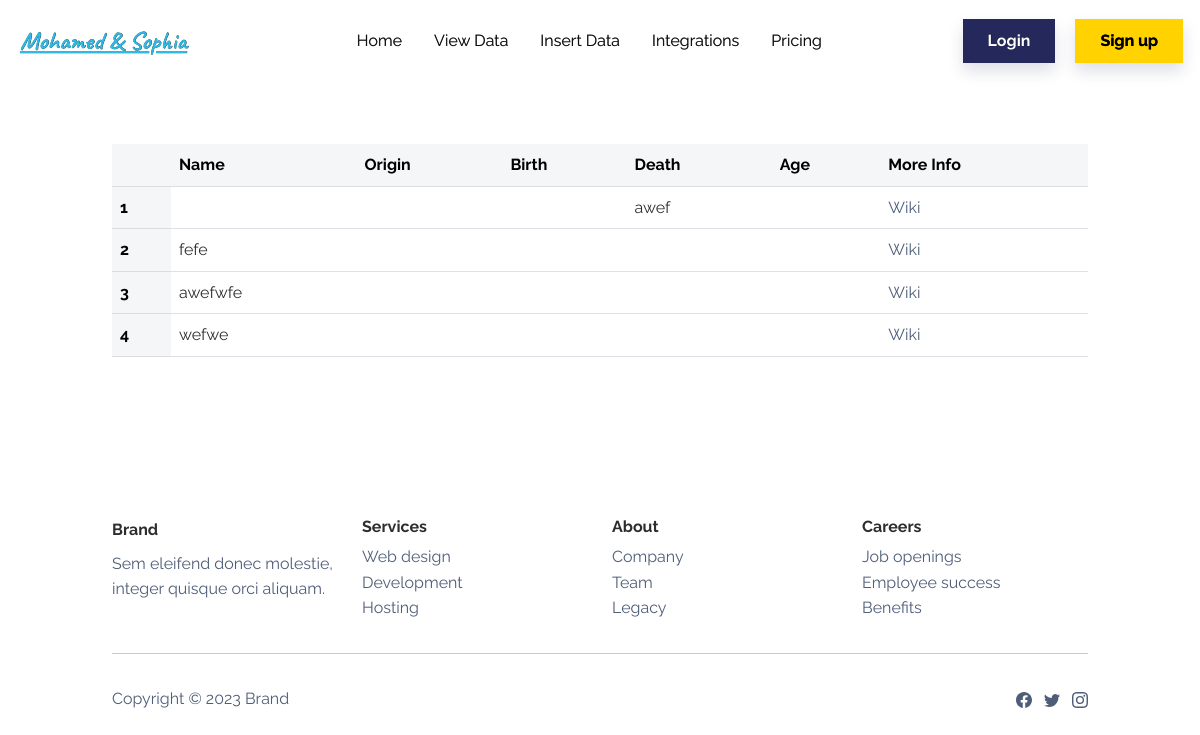
Page /data on the earlier database version.
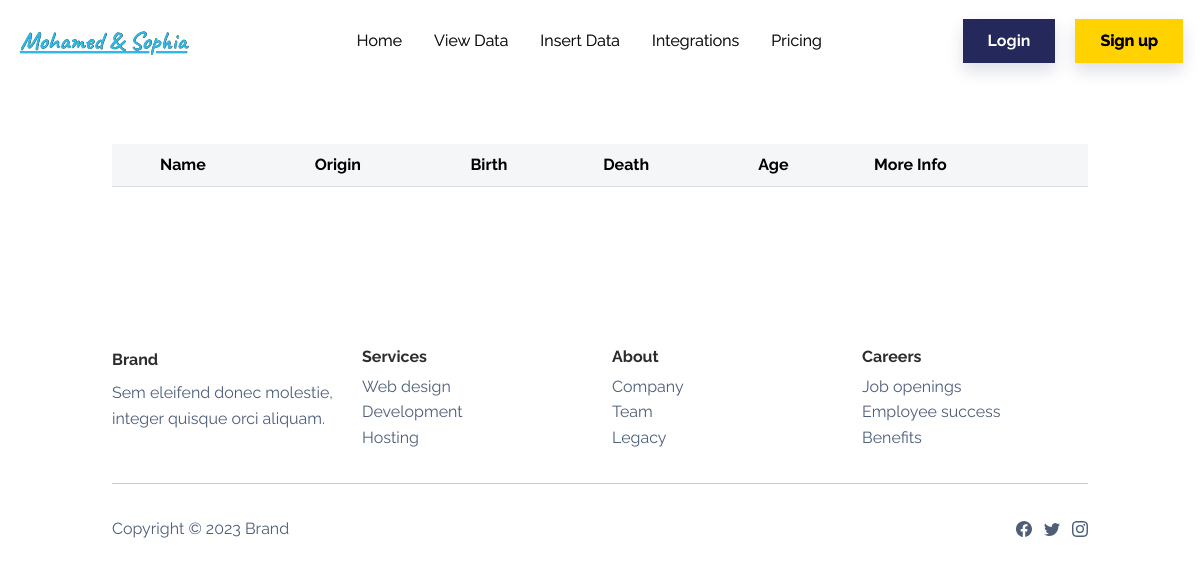
Same page on the later database version.
### MSapp/models.py (models this page shows, shortened)
class Great(db.Model):
    id = db.Column(db.Integer, primary_key=True)
    name = db.Column(db.String(80), unique=True, nullable=False)
    origin = db.Column(db.String(80), unique=False, nullable=True)
    birth = db.Column(db.String(80), unique=False, nullable=True)
    death = db.Column(db.String(80), unique=False, nullable=True)
    age = db.Column(db.Integer, unique=False, nullable=True)
    url = db.Column(db.String(200), unique=False, nullable=True)

### MSapp/routes.py (the view)
@app.route('/data')
def viewData(): # this function will show the data from the database
    greats = Great.query.all()
    return render_template('viewData.html', greats=greats)

### MSapp/templates/viewData.html (shortened to what this page needs)
{% extends 'base.html' %}
{% block content %}
    <section class="py-5 mt-5">
        <div class="container py-4 py-xl-5">
            <table class="table">
                <thead class="table-light">
                <tr>
                    <th scope="col"></th>
                    <th scope="col">Name</th>
                    <th scope="col">Origin</th>
                    <th scope="col">Birth</th>
                    <th scope="col">Death</th>
                    <th scope="col">Age</th>
                    <th scope="col">More Info</th>
                </tr>
                </thead>
            <tbody>
                {% for great in greats %}
                <tr>
                    <th scope="row" class="table-light">{{ loop.index }}</th>
                    <td>{{ great.name }}</td>
                    <td>{{ great.origin }}</td>
                    <td>{{ great.birth }}</td>
                    <td>{{ great.death }}</td>
                    <td>{{ great.age }}</td>
                    <td><a href={{ great.url }} class="more-info-link">Wiki</a></td>
                </tr>
                {% endfor %}
            </tbody>
            </table>
        </div>
    </section>
{% endblock %}

### MSapp/templates/base.html (shortened to what this page needs)
<!DOCTYPE html>
<html lang="en">
<head>
    <link href="{{ url_for('static', filename='bootstrap/css/bootstrap.min.css') }}" rel="stylesheet">
    <link href="{{ url_for('static', filename='css/mystyles.css') }}" rel="stylesheet">
</head>
<body>
    <nav class="navbar navbar-light navbar-expand-md fixed-top navbar-shrink py-3" id="mainNav" style="height: 80px;text-shadow: 0.2px 0.2px var(--bs-navbar-active-color);display: inline;overflow: visible;transform: translate(-5px);">
        <div class="container-fluid">
            <a class="navbar-brand d-flex align-items-center" href="{{ url_for('home') }}">
                <span style="width: 192.75px;color: rgb(47,185,228);font-size: 25px;font-family: caveat;text-decoration: underline;text-align: center;">
                    Mohamed &amp; Sophia
                </span>
            </a>
            <div class="collapse navbar-collapse" id="navcol-1">
                <ul class="navbar-nav mx-auto" style="margin-right: 100px;">
                    <li class="nav-item"><a class="nav-link" href="{{ url_for('home') }}">Home</a></li>
                    <li class="nav-item"><a class="nav-link" href="{{ url_for('viewData') }}">View Data</a></li>
                    <li class="nav-item"><a class="nav-link" href="{{ url_for('insertData') }}">Insert Data</a></li>
                    <li class="nav-item"><a class="nav-link" href="{{ url_for('integrations') }}">Integrations</a></li>
                    <li class="nav-item"><a class="nav-link" href="{{ url_for('pricing') }}">Pricing</a></li>
                </ul>
                    {% if current_user.is_authenticated %}
                            <a><span style="width: 192.75px;color: rgb(35,66,75);font-size: 27px;font-family: caveat; text-align: center;">
                                Welcome, {{ current_user.username }}!
                            </span></a>
                        <a class="btn btn-primary shadow" style="margin-left: 10px;" role="button" href="{{ url_for('logout') }}">Logout</a>
                    {% else %}
                        <a class="btn btn-primary shadow" style="margin-right: 20px;" role="button" href="{{ url_for('login') }}">Login</a>
                        <a class="btn btn-secondary shadow" role="button" href="{{ url_for('signup') }}">Sign up</a>
                    {% endif %}
            </div>
        </div>
    </nav>
    {% block content %}
    {% endblock %}
    <footer>
        <div class="container py-4 py-lg-5">
            <div class="row row-cols-2 row-cols-md-4">
                <div class="col-12 col-md-3">
                    <div class="fw-bold d-flex align-items-center mb-2"><span>Brand</span></div>
                    <p class="text-muted">Sem eleifend donec molestie, integer quisque orci aliquam.</p>
                </div>
                <div class="col-sm-4 col-md-3 text-lg-start d-flex flex-column">
                    <h3 class="fs-6 fw-bold">Services</h3>
                    <ul class="list-unstyled">
                        <li><a href="#">Web design</a></li>
                        <li><a href="#">Development</a></li>
                        <li><a href="#">Hosting</a></li>
                    </ul>
                </div>
                <div class="col-sm-4 col-md-3 text-lg-start d-flex flex-column">
                    <h3 class="fs-6 fw-bold">About</h3>
                    <ul class="list-unstyled">
                        <li><a href="#">Company</a></li>
                        <li><a href="#">Team</a></li>
                        <li><a href="#">Legacy</a></li>
                    </ul>
                </div>
                <div class="col-sm-4 col-md-3 text-lg-start d-flex flex-column">
                    <h3 class="fs-6 fw-bold">Careers</h3>
                    <ul class="list-unstyled">
                        <li><a href="#">Job openings</a></li>
                        <li><a href="#">Employee success</a></li>
                        <li><a href="#">Benefits</a></li>
                    </ul>
                </div>
            </div>
            <hr>
            <div class="text-muted d-flex justify-content-between align-items-center pt-3">
                <p class="mb-0">Copyright © 2023 Brand</p>
                <ul class="list-inline mb-0">
                    <li class="list-inline-item"></li>
                    <li class="list-inline-item"></li>
                    <li class="list-inline-item"></li>
                </ul>
            </div>
        </div>
    </footer>
</body>
</html>

Differences in the rows shown:
removed Great: death "awef"
removed Great: name "fefe"
removed Great: name "awefwfe"
removed Great: name "wefwe"
